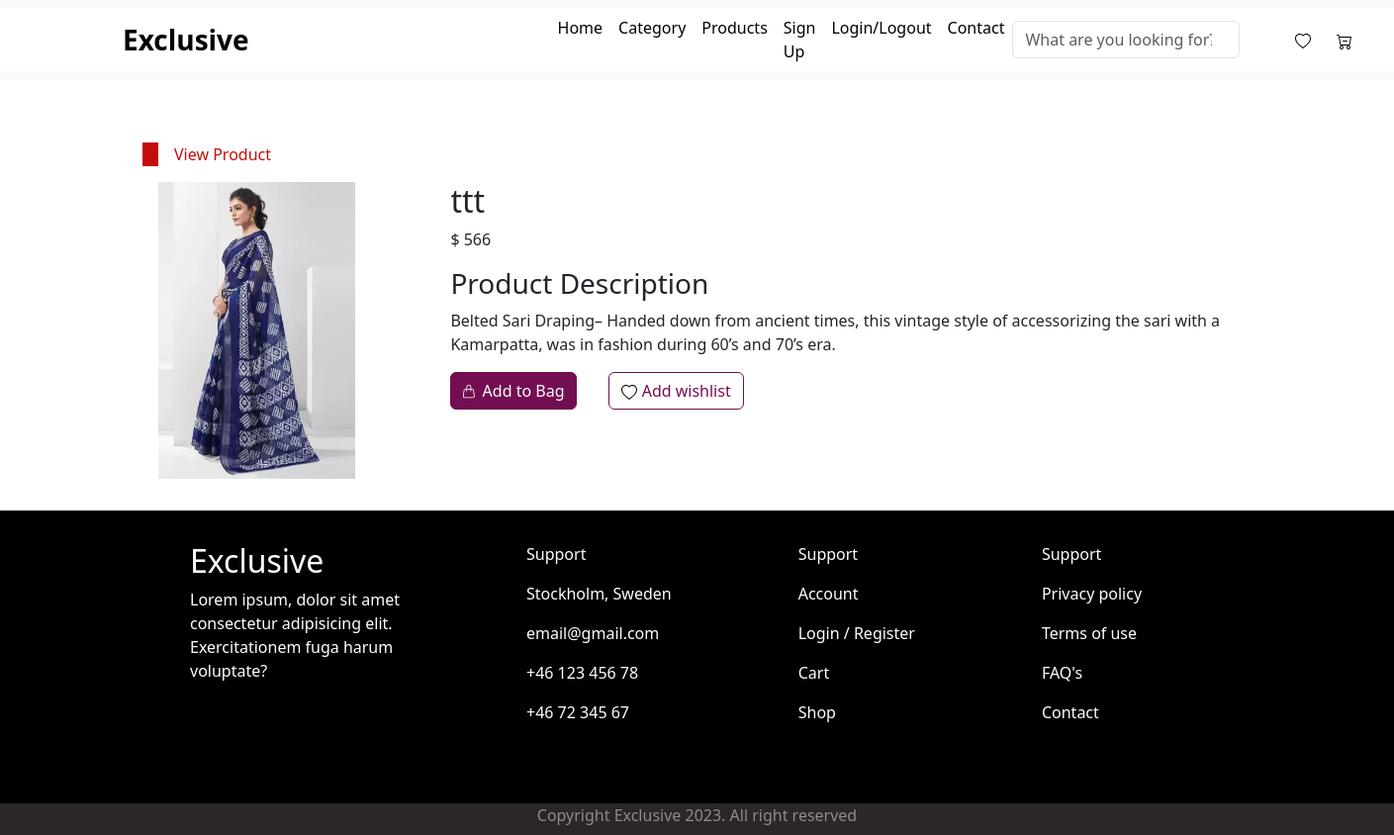
Screenshot of /view/1/ with the database file from the repository.
### app/models.py (models this page shows, shortened)
class product(models.Model):
    Category=models.ForeignKey(category,on_delete=models.CASCADE)
    name=models.CharField(max_length=200)
    rate=models.IntegerField()
    image=models.FileField(upload_to='products/images')
    description=models.TextField()

### app/views.py (the view)
# urls.py: path('view/<int:id>/', views.product_detail, name='viewprods'),
def product_detail(request,id):
    products=product.objects.get(id=id)
    return render(request, 'view_product.html', {'viewprods': products})

### templates/view_product.html (shortened to what this page needs)
{% extends "common.html" %}
{% load static %}
{% block content %}
<div class="sale">
    <p class="today" >View Product</p>
</div>
<div class="view">
    <div>
        <img src="{{viewprods.image.url}}" alt="" style="height:300px; ">
    </div>
    <div>
        <h2>{{viewprods.name}}</h2>
        <p> $ {{viewprods.rate}}</p>
        <h3>Product Description</h3>
        <p>{{viewprods.description}}</p>
        <div  style="display: flex; gap: 2em;">
            <div>
                <form method="POST" onsubmit="myfunc()" action="{% url "addcart" viewprods.id %}">
                    <button type="submit" style="background-color: rgb(116, 14, 82);border-color:  rgb(116, 14, 82);" class="btn btn-primary" >  Add to Bag</button>
                </form>
            </div>
            <div>
                <a href="{% url "wishlist" viewprods.id %}" style="padding-left: 0px;"><button type="submit" style="background-color: white; color:  rgb(116, 14, 82); border-color:  rgb(116, 14, 82);" class="btn btn-primary" >
                        Add wishlist</button></a>
            </div>
        </div>
    </div>
</div>
{% endblock content %}

### static/css/home.css (style rules this page uses)
.sale { padding-top: 4em; padding-left: 9em; }
.today { border-left: 1rem solid rgb(198, 11, 11); padding-left: 1em; color: rgb(198, 11, 11) ; }

### static/css/oneproduct1.css (style rules this page uses)
.view { padding-left: 10em; padding-bottom: 2em; display: flex; gap: 6em; padding-right: 9em; }

### rows the page displays
product: image (picture), name "ttt", rate "566", description "Belted Sari Draping– Handed down from ancient times, this vintage style of accessorizing the sari with a Kamarpatta, was in fashion during 60’s and 70’s era."
